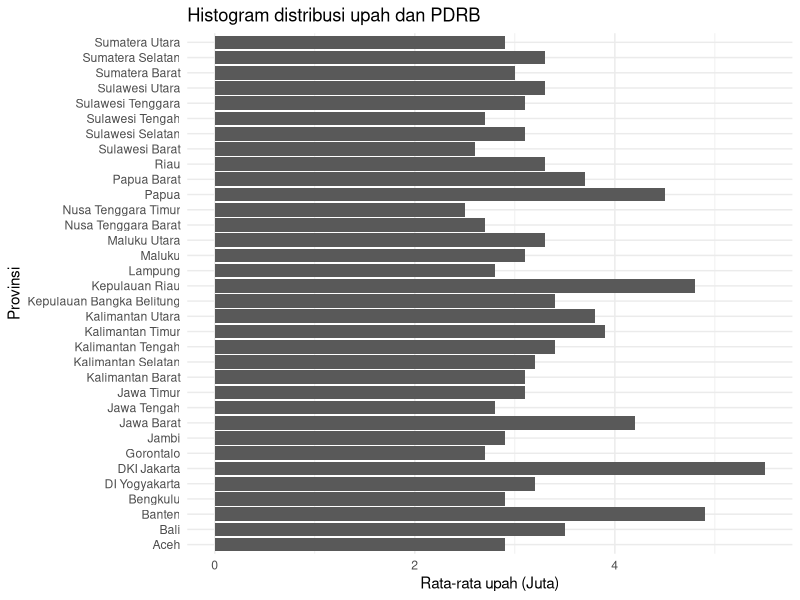
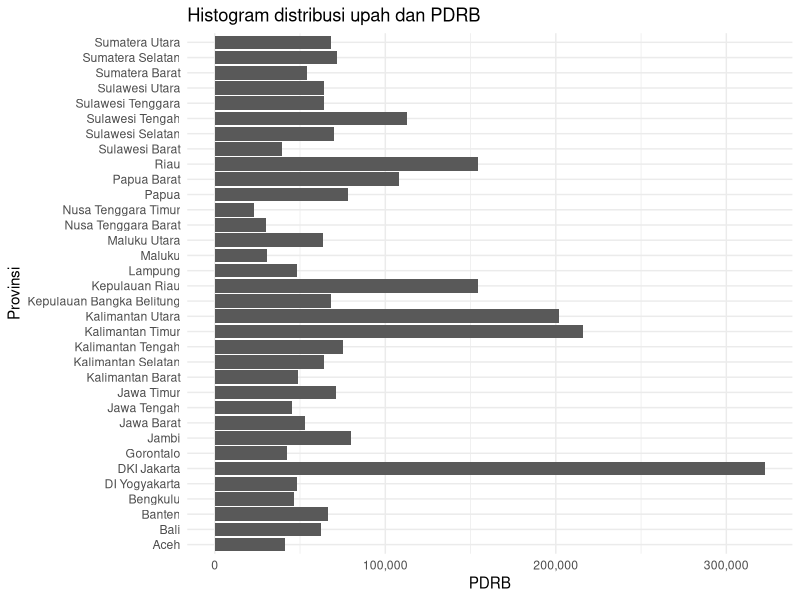
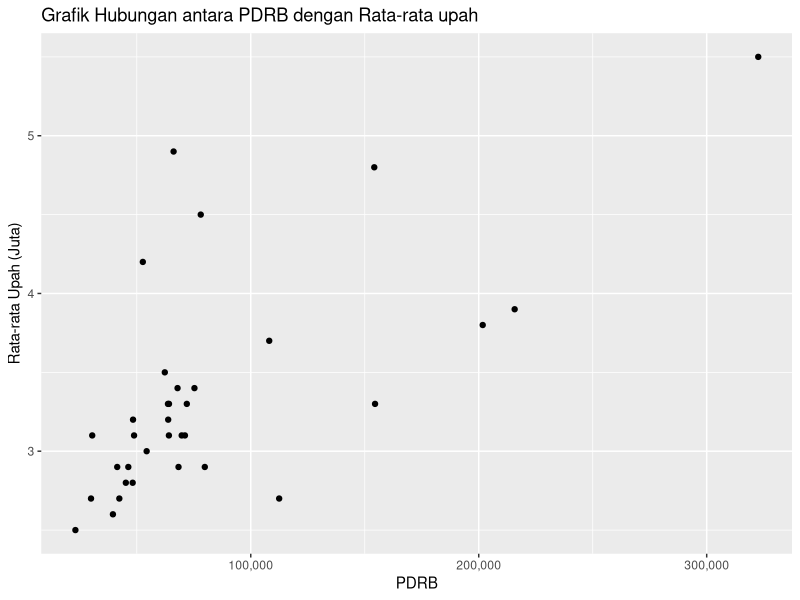
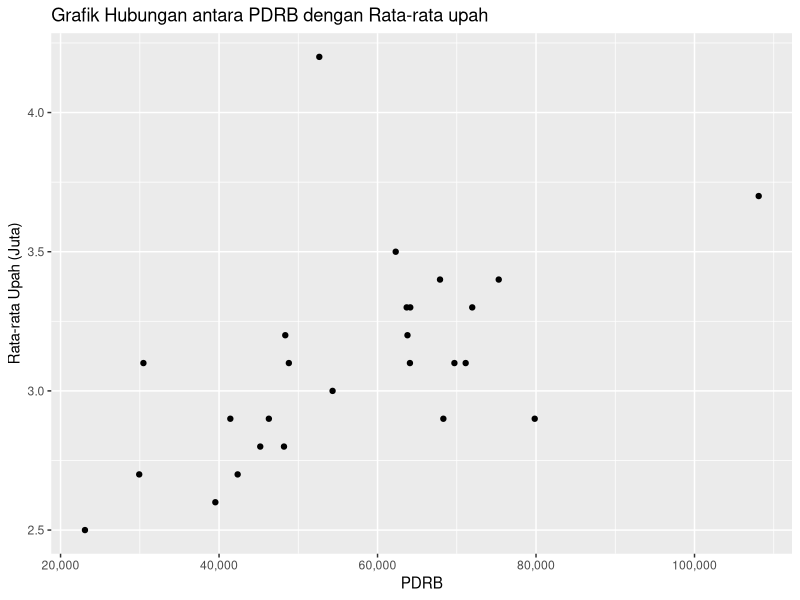
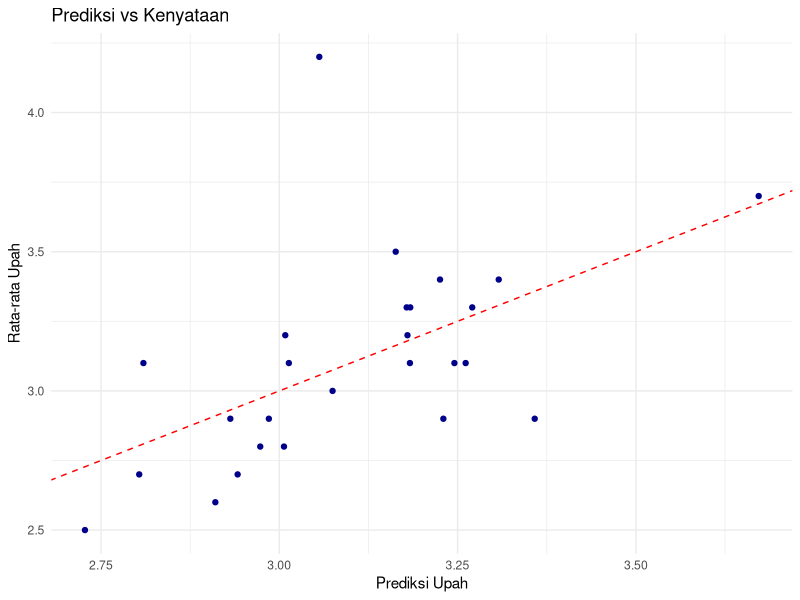

Here is the R script that generated these plots, in order:
## ---- chunk 1
knitr::opts_chunk$set(echo = TRUE)
## ---- chunk 2
library(dslabs)
library(scales)
library(tidyverse)
## ---- chunk 3
pdrb_dataset = read.csv("Produk Domestik Regional Bruto per Kapita Atas Dasar Harga Berlaku Menurut Provinsi (ribu rupiah), 202.csv")

str(pdrb_dataset)
## ---- chunk 4
upah_dataset = read.csv("Rata-rata Upah_Gaji Bersih Sebulan Buruh_Karyawan_Pegawai Menurut Provinsi dan Jenis Pekerjaan Utama.csv")

str(upah_dataset)
## ---- chunk 5
pdrb_clean <- pdrb_dataset%>%
  #mengganti nama kolom yang terlalu panjang
  rename(PDRB = Produk.Domestik.Regional.Bruto.per.Kapita.HB..Rp.)%>%
  #menghapus data dengan nilai NA
  filter(!is.na(Provinsi) & !is.na(PDRB))%>%
  #menghapus baris dengan provinsi tertentu karena tidak ada pada data set satunya
  filter(!Provinsi %in% c("Papua Pegunungan", "Papua Barat Daya", "Papua Tengah", "Papua Selatan"))
pdrb_clean
## ---- chunk 6
upah_clean <- upah_dataset %>%
  #menghapus kolom 2 dan 11 karena tidak terpakai
  select(-2,-11)%>%
  #membersihkan baris dengan nilai NA
  filter(complete.cases(.))%>%
  #menghapus data rata-rata karena tidak dibutuhkan
  filter(!Provinsi == "Rata-rata")%>%
  #mengganti nama kolom supaya mempermudah pekerjaan
  rename(X1 = X0.1, X7 = X7.8.2009, X8 = X.00)
upah_clean
## ---- chunk 7
# Membersihkan nama kolom jika perlu
names(pdrb_clean) <- tolower(names(pdrb_clean))
names(upah_clean) <- tolower(names(upah_clean))

# Pastikan nama provinsi konsisten
pdrb_clean$provinsi <- trimws(pdrb_clean$provinsi)
upah_clean$provinsi <- trimws(upah_clean$provinsi)

# Menggabungkan kedua dataset berdasarkan kolom "provinsi"
merged_data <- merge(pdrb_clean, upah_clean, by = "provinsi", all = FALSE)
merged_data$rata_rata_upah = round(
  rowMeans(merged_data[, c("x1", "x2", "x3", "x4", "x5", "x6", "x7", "x8")], na.rm = TRUE)/ 1e6, 1
  )

# Menampilkan data gabungan
print(head(merged_data))

# Mengecek dimensi dataset gabungan
cat("Jumlah baris: ", nrow(merged_data), "\n")
cat("Jumlah kolom: ", ncol(merged_data), "\n")
## ---- chunk 8
ggplot(
  data = merged_data,
  aes(
    x = rata_rata_upah,
    y = provinsi
  ) 
) + labs (
    title = "Histogram distribusi upah dan PDRB",
    x = "Rata-rata upah (Juta)",
    y = "Provinsi"
) + geom_col() + theme_minimal()

ggplot(
  data = merged_data,
  aes(
    x = pdrb,
    y = provinsi,
  ) 
) + labs (
    title = "Histogram distribusi upah dan PDRB",
    x = "PDRB",
    y = "Provinsi"
) + geom_col() + scale_x_continuous(labels = comma) + theme_minimal()
## ---- chunk 9
ggplot(
  data = merged_data,
  aes(
    x = pdrb,
    y = rata_rata_upah
  )
) + labs(
  title = "Grafik Hubungan antara PDRB dengan Rata-rata upah",
  x = "PDRB",
  y = "Rata-rata Upah (Juta)"
) + geom_point() + scale_x_continuous(labels = comma)
## ---- chunk 10
# Fungsi untuk mendeteksi dan menghapus outlier menggunakan metode IQR
remove_outliers <- function(data, column) {
  Q1 <- quantile(data[[column]], 0.25, na.rm = TRUE) # Kuartil pertama
  Q3 <- quantile(data[[column]], 0.75, na.rm = TRUE) # Kuartil ketiga
  IQR <- Q3 - Q1 # Rentang antar-kuartil

  # Batas bawah dan atas
  lower_bound <- Q1 - 1.5 * IQR
  upper_bound <- Q3 + 1.5 * IQR

  # Menyaring data yang berada dalam batas
  data_clean <- data %>%
    filter(data[[column]] >= lower_bound & data[[column]] <= upper_bound)

  return(data_clean)
}

cleaned_data <- remove_outliers(merged_data, "rata_rata_upah")
cleaned_data <- remove_outliers(cleaned_data, "pdrb")

# Memeriksa hasil
summary(cleaned_data)

## ---- chunk 11
ggplot(
  data = cleaned_data,
  aes(
    x = pdrb,
    y = rata_rata_upah
  )
) + labs(
  title = "Grafik Hubungan antara PDRB dengan Rata-rata upah",
  x = "PDRB",
  y = "Rata-rata Upah (Juta)"
) + geom_point() + scale_x_continuous(labels = comma)
## ---- chunk 12
# Membaca dataset gabungan
data <- cleaned_data

# Membuat model untuk rata rata setiap pekerjaan
model <- lm(rata_rata_upah ~ pdrb, data = data)  
summary(model)

# Prediksi
predictions <- predict(model, data)
data$prediksi_upah <- predictions

# Evaluasi model
library(Metrics)
mae <- mae(data$rata_rata_upah, predictions)
rmse <- rmse(data$rata_rata_upah, predictions)
cat("MAE:", mae, "\nRMSE:", rmse, "\n")

## ---- chunk 13
ggplot(
  data = data,
  aes(x = prediksi_upah, y = rata_rata_upah)
) +
  geom_point(color = "darkblue") +
  geom_abline(slope = 1, intercept = 0, linetype = "dashed", color = "red") +
  labs(title = "Prediksi vs Kenyataan", x = "Prediksi Upah", y = "Rata-rata Upah") +
  theme_minimal()
